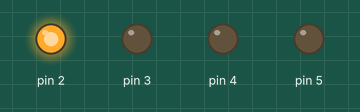
This sketch was run on a simulated Arduino Uno, built with avr-gcc and run on an emulated ATmega328P. On the bench: output pins drawn as LEDs (lit = HIGH).

Above: at 0.5 s.
At 1.5 s:
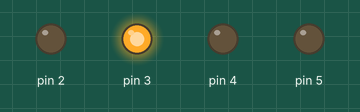
At 2.5 s:
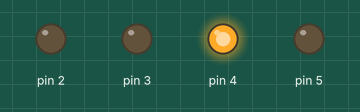
At 3.5 s:
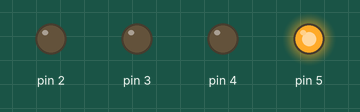
Timing chart, 0 to 5.2 s (numbered marks = the images above):
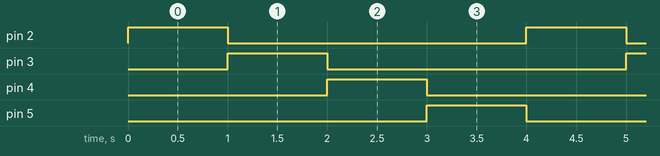

The sketch:

Lab1.ino
```cpp
/*
  ASE Lab 1
  Joao Neves
  70171
  13/10/2016
*/


void setup() {
  pinMode(2, OUTPUT);
  pinMode(3, OUTPUT);
  pinMode(4, OUTPUT);
  pinMode(5, OUTPUT);

  digitalWrite(2, LOW);
  digitalWrite(3, LOW);
  digitalWrite(4, LOW);
  digitalWrite(5, LOW);
}

void loop() {
  digitalWrite(2, HIGH);
  delay(1000);
  digitalWrite(2, LOW);
  digitalWrite(3, HIGH);
  delay(1000);
  digitalWrite(3, LOW);
  digitalWrite(4, HIGH);
  delay(1000);
  digitalWrite(4, LOW);
  digitalWrite(5, HIGH);
  delay(1000);
  digitalWrite(5, LOW);
}
```

Measured:
- by itself, pin 2–5: alternates HIGH for 1.0 s and LOW for 3.0 s
- by itself, everything shown: repeats every 4.0 s, in 5 steps
